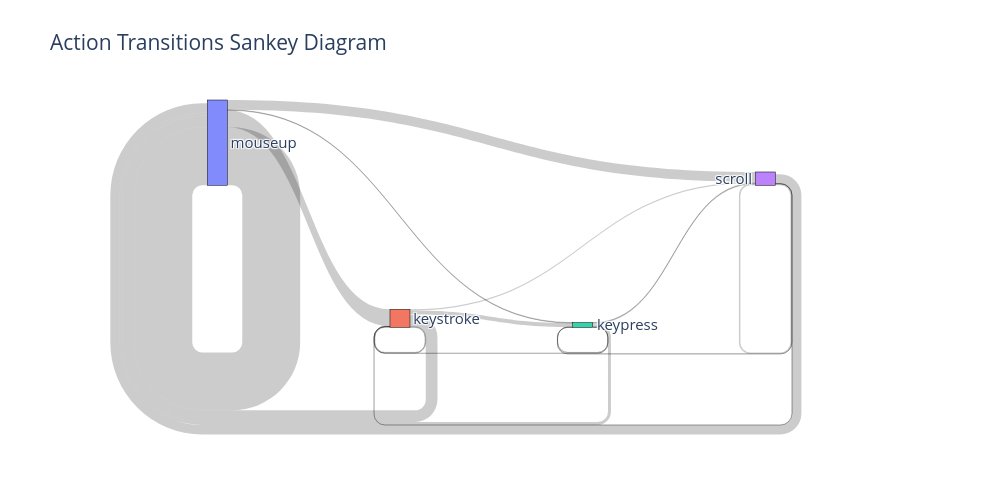

Notebook code cell kept with this figure:
### Markdown cell above
## Sankey plot of action sequences

### Code cell
sankey_plot_action_sequences(drive, tasks)

### Figure 1 — Plotly figure (JSON) as saved in the notebook; plotly's stock layout.template omitted (floating-point values rounded to 4 significant figures)
{"data": [{"link": {"source": [0, 1, 0, 0, 3, 1, 1, 2, 2, 3, 0, 3, 1, 2, 2, 3], "target": [1, 0, 0, 3, 0, 3, 2, 0, 3, 3, 2, 2, 1, 1, 2, 1], "value": [3353, 2292, 11343, 1906, 1842, 250, 781, 579, 164, 284, 103, 25, 155, 28, 30, 8]}, "node": {"label": ["mouseup", "keystroke", "keypress", "scroll"], "line": {"color": "black", "width": 0.5}, "pad": 5, "thickness": 20}, "type": "sankey"}], "layout": {"font": {"size": 15}, "height": 500, "title": {"text": "Action Transitions Sankey Diagram"}, "width": 1000}}
